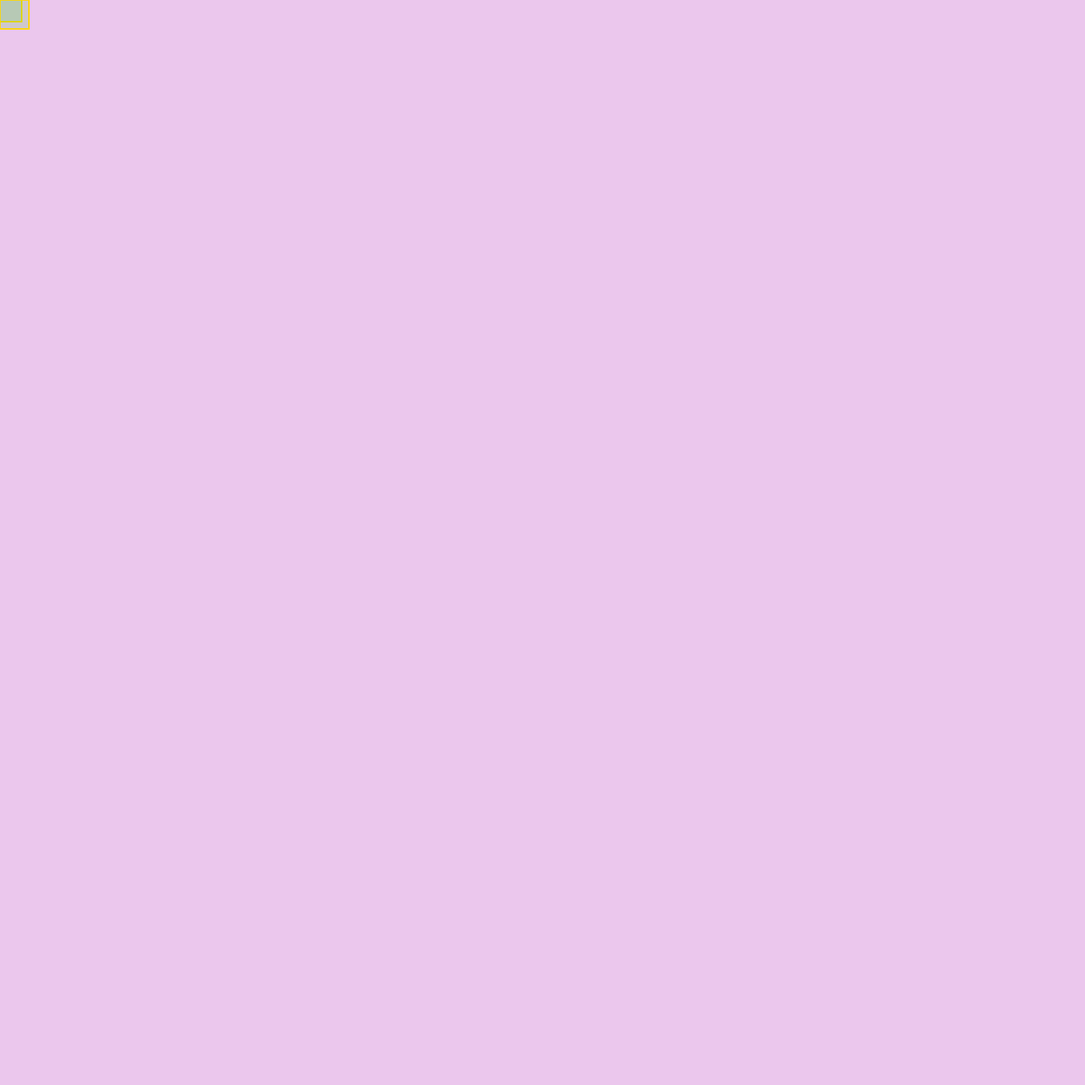
Frame 1 (no input)
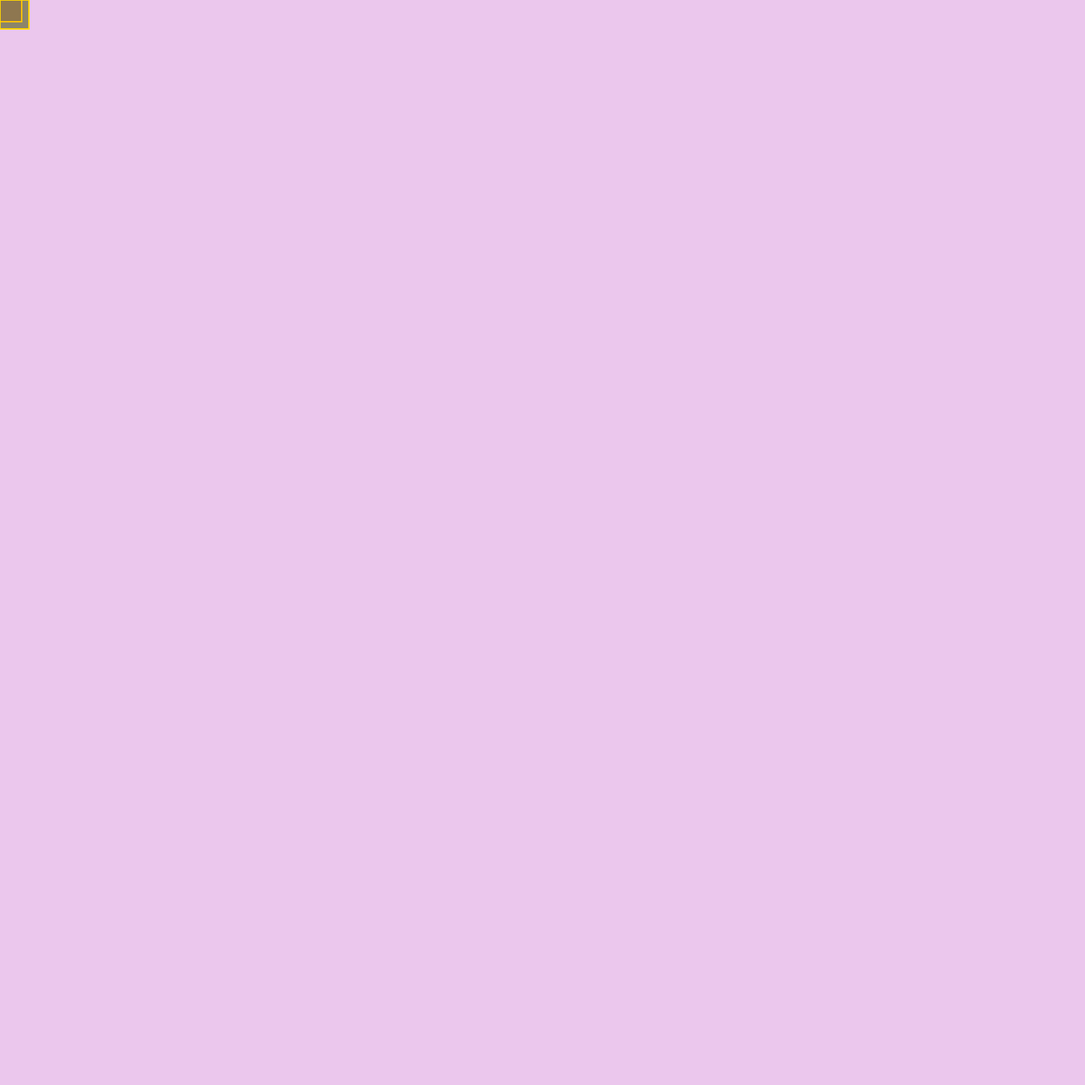
Frame 60 (no input)
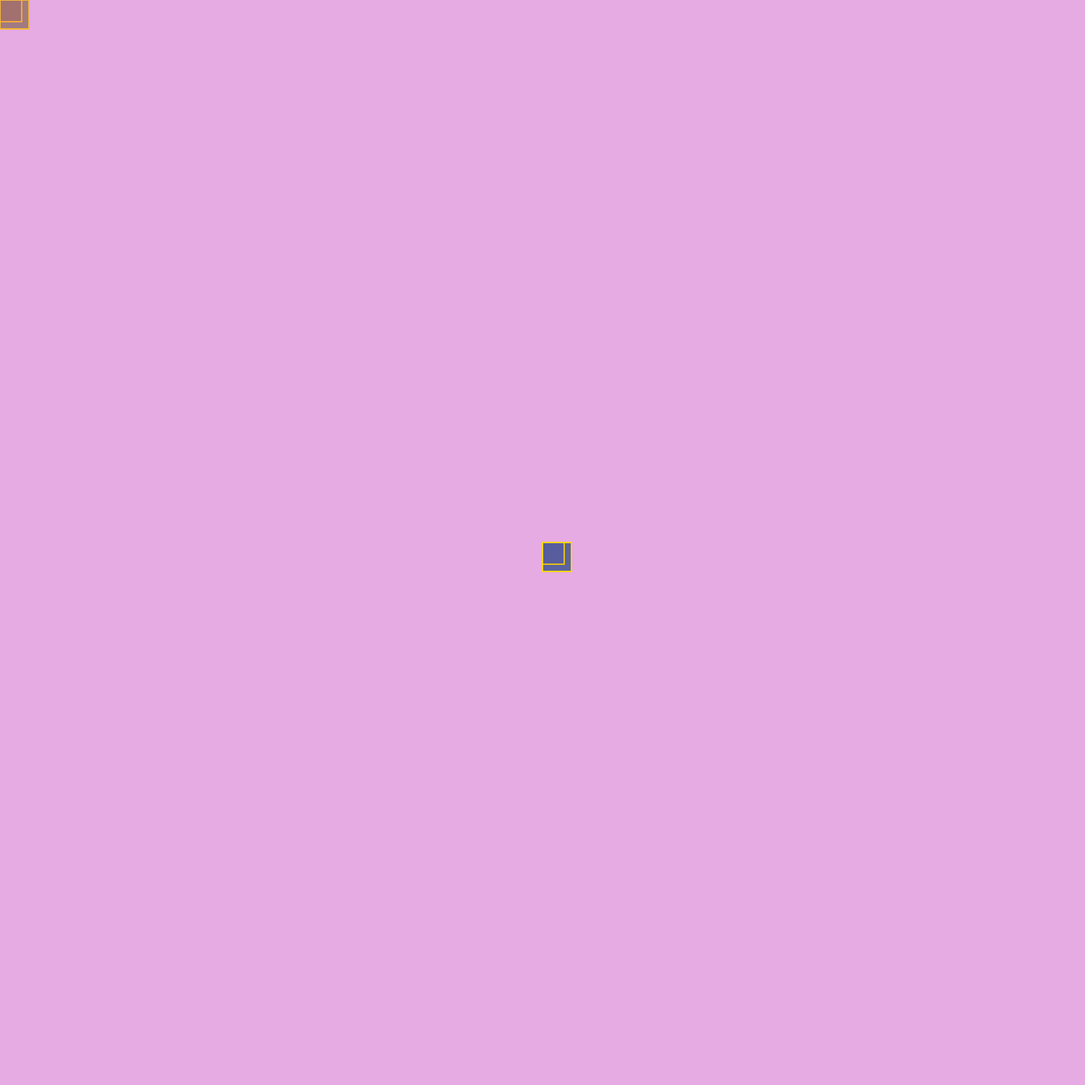
Frame 120 (the mouse pressed at the canvas centre since frame 60)

The p5.js sketch that drew these frames (run headless with seeded random() and noise() and a simulated clock; from frame 60 on, the mouse is pressed at the canvas centre):

// p5.js sketch
// ── sketch.js



//Setup function
function setup() {
  createCanvas(1500, 1500); //Sets canvas to 1500, 1500
  background(random(255), random(255), random(255), 70); //Sets randomized RGB background
}


//Draw function
function draw() {
  stroke(255, 215, 0); //Sets stroke to Gold/yellow
  strokeWeight(2); //Strokeweight is 2
  fill(random(255), random(255), random(255), 50); //Sets the color to randomized and 50 makes with a little bit transparent
  
  //This makes the rectangle draw and follow your mouse cursor
  rect(mouseX, mouseY, 30)
  rect(mouseX, mouseY, 40)
  

}
//mousePressed function
function mousePressed() {
  background(random(255), random(255), random(255), 70);//when clicked it changes the background color and trail goes more transparent 
  fill(random(255), random(255), random(255));
  
}
